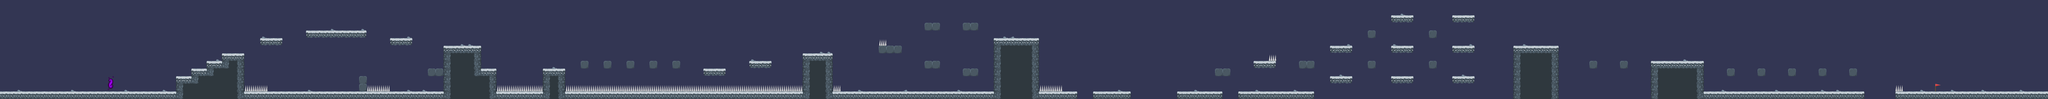

The image is a tile-based game level rendered from a .tmx file. Its description and source (layers, tilesets, objects; grid data summarised) follow:
An orthogonal 268x13 tile map with 32x32 px tiles, 3 tile layers (Background Color, Background, Graphics) and 123 objects.

<map version="1.2" tiledversion="1.2.4" orientation="orthogonal" renderorder="right-down" width="268" height="13" tilewidth="32" tileheight="32" infinite="0" nextlayerid="11" nextobjectid="131">
 <tileset firstgid="1" name="tileset" tilewidth="32" tileheight="32" tilecount="96" columns="12">
  <image source="tileset.png" width="384" height="256" />
 </tileset>
 <layer id="1" name="Background Color" width="268" height="13">
  <data>[3484 cells, 3484 non-empty, 1 distinct tile ids]</data>
 </layer>
 <layer id="2" name="Background" width="268" height="13">
  <data>[3484 cells, 0 non-empty, 0 distinct tile ids]</data>
 </layer>
 <layer id="3" name="Graphics" width="268" height="13">
  <data>[3484 cells, 598 non-empty, 17 distinct tile ids]</data>
 </layer>
 <objectgroup id="4" name="Ground">
  <object id="5" x="448" y="384" width="288" height="32" />
  <object id="6" x="736" y="320" width="64" height="96" />
  <object id="7" x="800" y="288" width="64" height="128" />
  <object id="8" x="864" y="256" width="64" height="160" />
  <object id="9" x="928" y="224" width="96" height="192" />
  <object id="11" x="1088" y="160" width="96" height="32" />
  <object id="12" x="1024" y="384" width="480" height="32" />
  <object id="13" x="1504" y="320" width="32" height="96" />
  <object id="14" x="1536" y="384" width="320" height="32" />
  <object id="15" x="1792" y="288" width="64" height="32" />
  <object id="16" x="1856" y="192" width="160" height="224" />
  <object id="17" x="1280" y="128" width="256" height="32" />
  <object id="18" x="1632" y="160" width="96" height="32" />
  <object id="19" x="2016" y="288" width="64" height="128" />
  <object id="20" x="2080" y="384" width="192" height="32" />
  <object id="21" x="2272" y="288" width="96" height="128" />
  <object id="22" x="2368" y="384" width="992" height="32" />
  <object id="23" x="2944" y="288" width="96" height="32" />
  <object id="24" x="3136" y="256" width="96" height="32" />
  <object id="25" x="2816" y="256" width="32" height="32" />
  <object id="26" x="2720" y="256" width="32" height="32" />
  <object id="27" x="2624" y="256" width="32" height="32" />
  <object id="28" x="2528" y="256" width="32" height="32" />
  <object id="29" x="2432" y="256" width="32" height="32" />
  <object id="30" x="3360" y="224" width="128" height="192" />
  <object id="31" x="3488" y="384" width="672" height="32" />
  <object id="32" x="3680" y="192" width="96" height="32" />
  <object id="33" x="3872" y="96" width="64" height="32" />
  <object id="34" x="4032" y="96" width="64" height="32" />
  <object id="35" x="3872" y="256" width="64" height="32" />
  <object id="36" x="4032" y="288" width="64" height="32" />
  <object id="37" x="4160" y="160" width="192" height="256" />
  <object id="38" x="4352" y="384" width="160" height="32" />
  <object id="39" x="4576" y="384" width="160" height="32" />
  <object id="40" x="4928" y="384" width="192" height="32" />
  <object id="41" x="5088" y="288" width="64" height="32" />
  <object id="43" x="5248" y="256" width="96" height="32" />
  <object id="44" x="5440" y="256" width="64" height="32" />
  <object id="45" x="5184" y="384" width="320" height="32" />
  <object id="46" x="5568" y="192" width="96" height="32" />
  <object id="47" x="5568" y="320" width="96" height="32" />
  <object id="48" x="5728" y="256" width="32" height="32" />
  <object id="49" x="5728" y="128" width="32" height="32" />
  <object id="50" x="5824" y="64" width="96" height="32" />
  <object id="51" x="5824" y="192" width="96" height="32" />
  <object id="52" x="5824" y="320" width="96" height="32" />
  <object id="53" x="5984" y="256" width="32" height="32" />
  <object id="54" x="5984" y="128" width="32" height="32" />
  <object id="55" x="6080" y="64" width="96" height="32" />
  <object id="56" x="6080" y="192" width="96" height="32" />
  <object id="57" x="6080" y="320" width="96" height="32" />
  <object id="58" x="6336" y="192" width="192" height="224" />
  <object id="59" x="6656" y="256" width="32" height="32" />
  <object id="60" x="6784" y="256" width="32" height="32" />
  <object id="61" x="6912" y="256" width="224" height="160" />
  <object id="62" x="7136" y="384" width="672" height="32" />
  <object id="63" x="7936" y="384" width="192" height="32" />
  <object id="64" x="7744" y="288" width="32" height="32" />
  <object id="65" x="7616" y="288" width="32" height="32" />
  <object id="66" x="7488" y="288" width="32" height="32" />
  <object id="67" x="7360" y="288" width="32" height="32" />
  <object id="68" x="7232" y="288" width="32" height="32" />
  <object id="129" x="0" y="384" width="448" height="32" />
  <object id="130" x="8128" y="384" width="448" height="32" />
 </objectgroup>
 <objectgroup id="5" name="Wall">
  <object id="1" x="448" y="0" height="416" />
  <object id="2" x="8128" y="0" height="416" />
 </objectgroup>
 <objectgroup id="6" name="Spikes">
  <object id="69" x="1024" y="384" width="96" />
  <object id="70" x="1536" y="384" width="96" />
  <object id="71" x="2080" y="384" width="192" />
  <object id="72" x="2368" y="384" width="992" />
  <object id="73" x="3488" y="384" width="32" />
  <object id="74" x="3680" y="192" width="32" />
  <object id="75" x="4352" y="384" width="96" />
  <object id="76" x="5312" y="256" width="32" />
  <object id="77" x="7936" y="384" width="32" />
 </objectgroup>
 <objectgroup id="7" name="Barrier">
  <object id="78" x="7808" y="352" height="32" />
  <object id="79" x="1280" y="96" height="32" />
  <object id="80" x="1536" y="96" height="32" />
  <object id="81" x="1120" y="352" height="32" />
  <object id="82" x="1632" y="352" height="32" />
  <object id="83" x="3520" y="352" height="32" />
  <object id="84" x="4160" y="128" height="32" />
  <object id="85" x="4352" y="128" height="32" />
  <object id="86" x="4576" y="352" height="32" />
  <object id="87" x="4736" y="352" height="32" />
  <object id="88" x="4928" y="352" height="32" />
  <object id="89" x="5120" y="352" height="32" />
  <object id="90" x="5184" y="352" height="32" />
  <object id="91" x="5504" y="352" height="32" />
  <object id="92" x="5568" y="160" height="32" />
  <object id="93" x="5664" y="160" height="32" />
  <object id="94" x="5824" y="288" height="32" />
  <object id="95" x="5920" y="288" height="32" />
  <object id="96" x="5824" y="32" height="32" />
  <object id="97" x="5920" y="32" height="32" />
  <object id="98" x="6080" y="32" height="32" />
  <object id="99" x="6176" y="32" height="32" />
  <object id="100" x="6080" y="160" height="32" />
  <object id="101" x="6176" y="160" height="32" />
  <object id="102" x="6336" y="160" height="32" />
  <object id="103" x="6528" y="160" height="32" />
  <object id="104" x="6912" y="224" height="32" />
  <object id="105" x="7136" y="224" height="32" />
 </objectgroup>
 <objectgroup id="8" name="End">
  <object id="3" x="8096" y="384" width="32" height="32" />
 </objectgroup>
 <objectgroup id="9" name="Enemy1">
  <object id="106" x="1472" y="96" width="32" height="32" />
  <object id="108" x="1760" y="352" width="32" height="32" />
  <object id="109" x="3712" y="352" width="32" height="32" />
  <object id="110" x="3936" y="352" width="32" height="32" />
  <object id="111" x="4288" y="128" width="32" height="32" />
  <object id="112" x="4640" y="352" width="32" height="32" />
  <object id="113" x="5024" y="352" width="32" height="32" />
  <object id="114" x="5376" y="352" width="32" height="32" />
  <object id="115" x="5600" y="160" width="32" height="32" />
  <object id="116" x="5856" y="32" width="32" height="32" />
  <object id="117" x="5856" y="288" width="32" height="32" />
  <object id="118" x="6112" y="160" width="32" height="32" />
  <object id="120" x="6432" y="160" width="32" height="32" />
  </objectgroup>
 <objectgroup id="10" name="Enemy2">
  <!-- 3 objects omitted --></objectgroup>
</map>
<!-- 6 of 123 objects omitted -->
